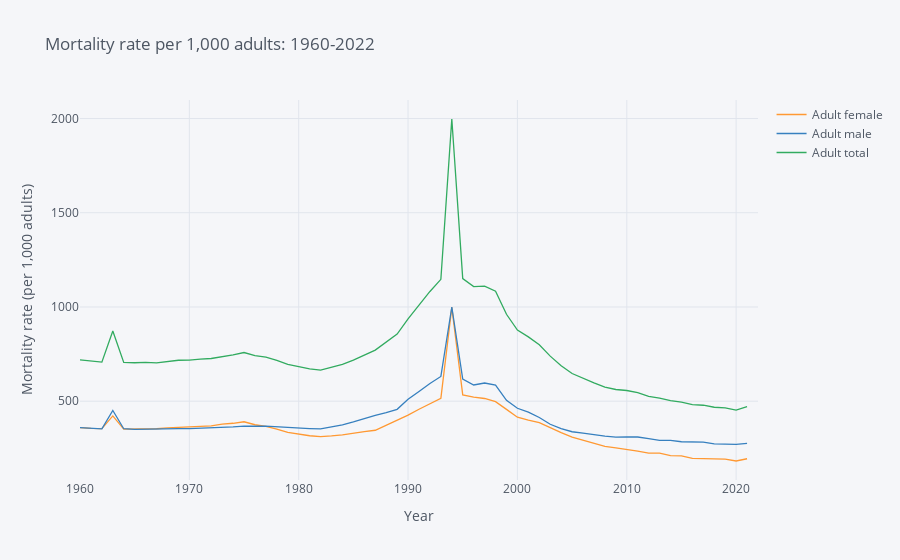

Notebook code cell kept with this figure:
### Markdown cell above
#### Mortality Rate for 1000 Results <a name="mortality-rate-for-1000-results"></a>

### Code cell
"""Mortality rate per 1,000 adults."""

# Two variables: Male mortality rate per 1,000 adults, female mortality rate per 1,000 adults
variable_labels = {"SP.DYN.AMRT.FE":"Adult female",
                   "SP.DYN.AMRT.MA": "Adult male"}

# Set country to Rwanda
Rwanda = {"RWA":"Rwanda"}

# Get dataframe
rwanda_pop = wbdata.get_dataframe(variable_labels, country = Rwanda).squeeze()

# Given male and female adult mortality rate, need to get total mortality rate
# Create new column of dataframe "Adult total" by adding "Adult female" and "Adult male
rwanda_pop['Adult total'] = rwanda_pop['Adult female'] + rwanda_pop['Adult male']

# Date index is of type string; change to integers
rwanda_pop.index = rwanda_pop.index.astype(int)

# Print graph from 1960-2022
rwanda_pop.iplot(title="Mortality rate per 1,000 adults: 1960-2022",xTitle='Year',yTitle='Mortality rate (per 1,000 adults)')

### Figure 1 — Plotly figure (JSON) as saved in the notebook; plotly's stock layout.template omitted (floating-point values rounded to 4 significant figures)
{"data": [{"line": {"color": "rgba(255, 153, 51, 1.0)", "dash": "solid", "shape": "linear", "width": 1.3}, "mode": "lines", "name": "Adult female", "text": "", "type": "scatter", "x": [2022, 2021, 2020, 2019, 2018, 2017, 2016, 2015, 2014, 2013, 2012, 2011, 2010, 2009, 2008, 2007, 2006, 2005, 2004, 2003, 2002, 2001, 2000, 1999, 1998, 1997, 1996, 1995, 1994, 1993, 1992, 1991, 1990, 1989, 1988, 1987, 1986, 1985, 1984, 1983, 1982, 1981, 1980, 1979, 1978, 1977, 1976, 1975, 1974, 1973, 1972, 1971, 1970, 1969, 1968, 1967, 1966, 1965, 1964, 1963, 1962, 1961, 1960], "y": ["", 194.6, 182.7, 192.8, 194.7, 196.1, 197.1, 210.1, 211.4, 224.6, 224.5, 235.3, 245.7, 252.9, 260.4, 277.0, 291.7, 308.9, 332.9, 361.4, 385.9, 399.5, 415.1, 456.8, 497.7, 514.4, 522.1, 533.8, 997.6, 515.2, 488.0, 457.5, 426.4, 399.2, 373.8, 345.9, 338.1, 327.7, 321.0, 315.6, 312.4, 316.7, 325.3, 334.5, 352.4, 366.1, 375.1, 390.9, 382.9, 378.3, 368.9, 366.6, 363.5, 362.9, 358.4, 353.8, 354.3, 353.2, 352.1, 421.8, 354.3, 355.7, 359.5]}, {"line": {"color": "rgba(55, 128, 191, 1.0)", "dash": "solid", "shape": "linear", "width": 1.3}, "mode": "lines", "name": "Adult male", "text": "", "type": "scatter", "x": [2022, 2021, 2020, 2019, 2018, 2017, 2016, 2015, 2014, 2013, 2012, 2011, 2010, 2009, 2008, 2007, 2006, 2005, 2004, 2003, 2002, 2001, 2000, 1999, 1998, 1997, 1996, 1995, 1994, 1993, 1992, 1991, 1990, 1989, 1988, 1987, 1986, 1985, 1984, 1983, 1982, 1981, 1980, 1979, 1978, 1977, 1976, 1975, 1974, 1973, 1972, 1971, 1970, 1969, 1968, 1967, 1966, 1965, 1964, 1963, 1962, 1961, 1960], "y": ["", 276.7, 270.5, 272.1, 273.3, 282.5, 285.3, 284.9, 292.1, 291.8, 301.3, 310.0, 311.2, 309.2, 314.5, 320.7, 330.9, 338.0, 354.7, 377.8, 413.4, 441.7, 462.5, 504.7, 585.9, 596.5, 586.3, 617.0, 999.9, 631.4, 594.4, 552.0, 510.1, 457.1, 439.0, 425.2, 406.1, 389.9, 374.9, 363.2, 352.8, 355.0, 358.7, 361.3, 364.1, 367.3, 367.2, 367.6, 363.5, 360.2, 357.9, 357.1, 354.1, 354.4, 353.2, 349.6, 351.7, 350.9, 354.1, 450.8, 353.2, 356.6, 360.0]}, {"line": {"color": "rgba(50, 171, 96, 1.0)", "dash": "solid", "shape": "linear", "width": 1.3}, "mode": "lines", "name": "Adult total", "text": "", "type": "scatter", "x": [2022, 2021, 2020, 2019, 2018, 2017, 2016, 2015, 2014, 2013, 2012, 2011, 2010, 2009, 2008, 2007, 2006, 2005, 2004, 2003, 2002, 2001, 2000, 1999, 1998, 1997, 1996, 1995, 1994, 1993, 1992, 1991, 1990, 1989, 1988, 1987, 1986, 1985, 1984, 1983, 1982, 1981, 1980, 1979, 1978, 1977, 1976, 1975, 1974, 1973, 1972, 1971, 1970, 1969, 1968, 1967, 1966, 1965, 1964, 1963, 1962, 1961, 1960], "y": ["", 471.3, 453.2, 465.0, 468.0, 478.7, 482.3, 495.0, 503.5, 516.4, 525.8, 545.3, 556.9, 562.2, 574.9, 597.7, 622.6, 646.9, 687.6, 739.2, 799.4, 841.2, 877.5, 961.5, 1084.0, 1111.0, 1108.0, 1151.0, 1998.0, 1147.0, 1082.0, 1010.0, 936.5, 856.3, 812.8, 771.1, 744.1, 717.6, 695.9, 678.8, 665.2, 671.7, 684.0, 695.8, 716.5, 733.4, 742.3, 758.5, 746.5, 738.5, 726.7, 723.7, 717.7, 717.3, 711.6, 703.4, 706.0, 704.0, 706.2, 872.6, 707.5, 712.3, 719.5]}], "layout": {"autosize": true, "legend": {"bgcolor": "#F5F6F9", "font": {"color": "#4D5663"}}, "paper_bgcolor": "#F5F6F9", "plot_bgcolor": "#F5F6F9", "title": {"font": {"color": "#4D5663"}, "text": "Mortality rate per 1,000 adults: 1960-2022"}, "xaxis": {"autorange": true, "gridcolor": "#E1E5ED", "range": [1960, 2022], "showgrid": true, "tickfont": {"color": "#4D5663"}, "title": {"font": {"color": "#4D5663"}, "text": "Year"}, "type": "linear", "zerolinecolor": "#E1E5ED"}, "yaxis": {"autorange": true, "gridcolor": "#E1E5ED", "range": [81.92, 2098.0], "showgrid": true, "tickfont": {"color": "#4D5663"}, "title": {"font": {"color": "#4D5663"}, "text": "Mortality rate (per 1,000 adults)"}, "type": "linear", "zerolinecolor": "#E1E5ED"}}}
